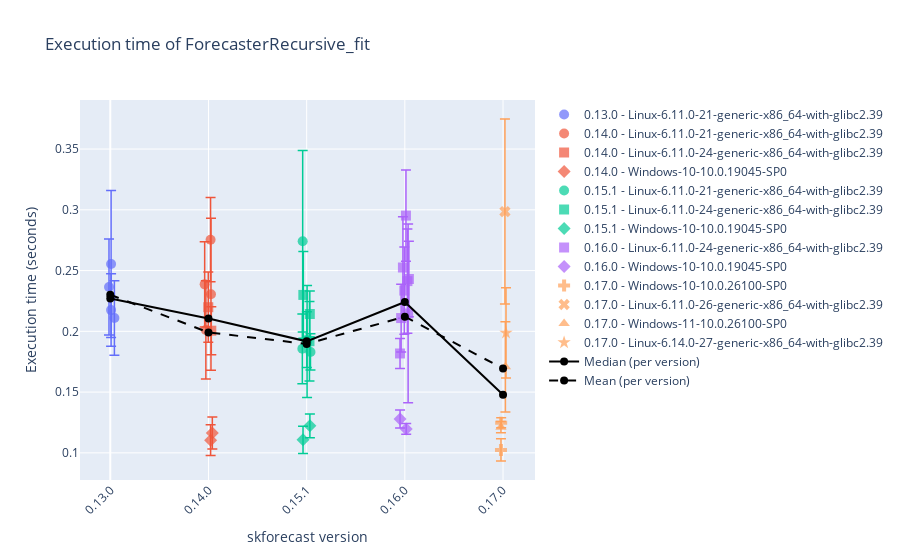
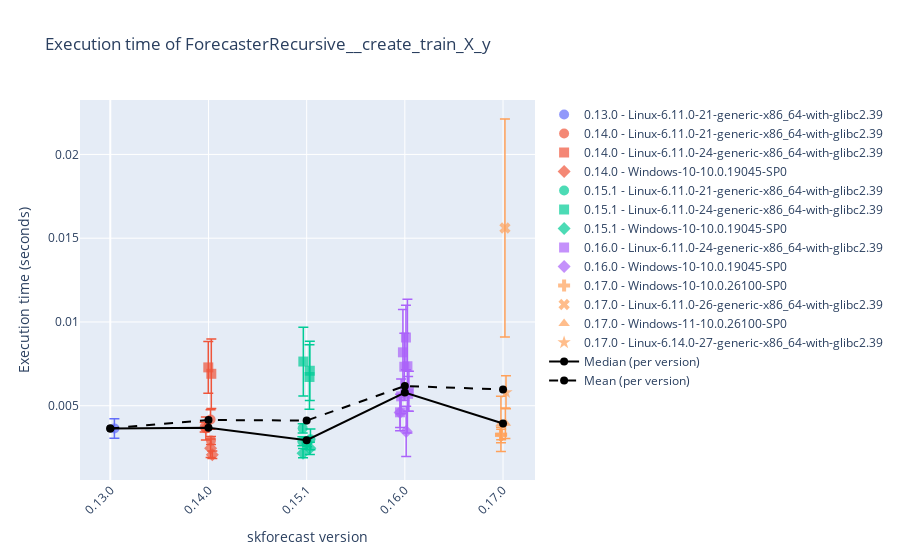
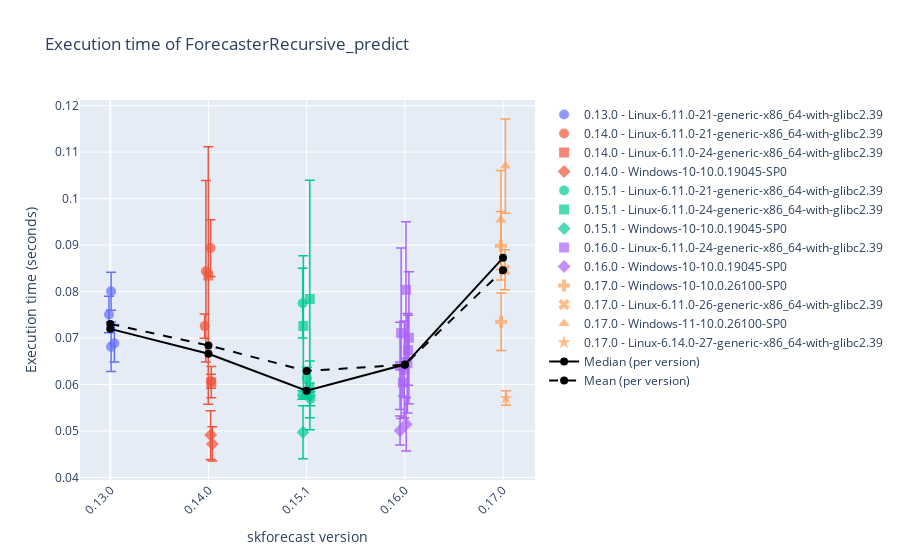
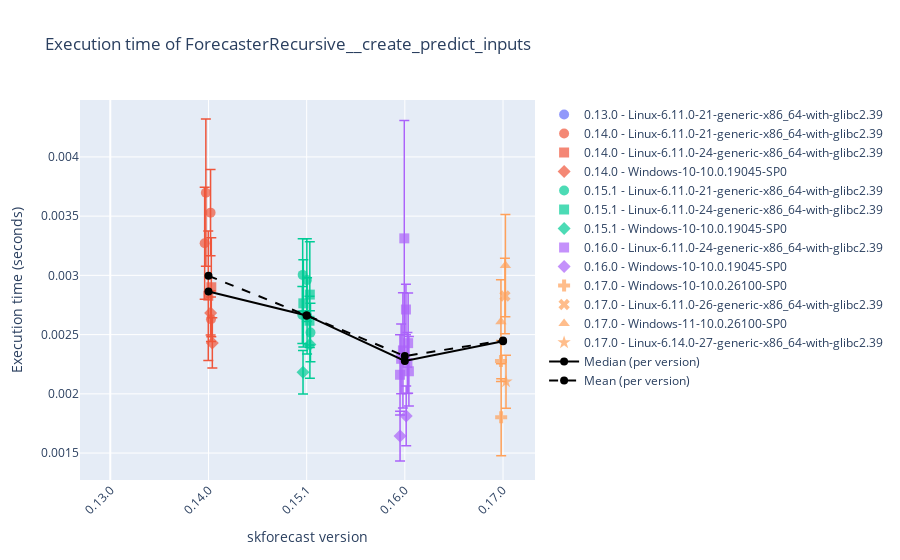

The notebook cell these images were saved under, in order:
### Code cell
# Plot results
# ==============================================================================
display_df = False
selected_date = None
# 'Linux-6.11.0-24-generic-x86_64-with-glibc2.39'
# 'Windows-10-10.0.19045-SP0'
selected_platform = None

results_benchmark_all = joblib.load("./benchmark.joblib")
results_benchmark = results_benchmark_all.query("forecaster_name in ['ForecasterRecursive', 'ForecasterAutoreg']")
results_benchmark = results_benchmark.query("regressor_name == 'LGBMRegressor'")
for function_name in results_benchmark['function_name'].unique():
    df = results_benchmark.query(f"function_name == '{function_name}'")
    if selected_date:
        df = df[df['datetime'].dt.date == pd.to_datetime(selected_date).date()]
    if selected_platform:
        df = df[df['platform'] == selected_platform]
    if display_df:
        display(df.tail(3))
    plot_benchmark_results(df.copy(), function_name, add_median=True, add_mean=True)
